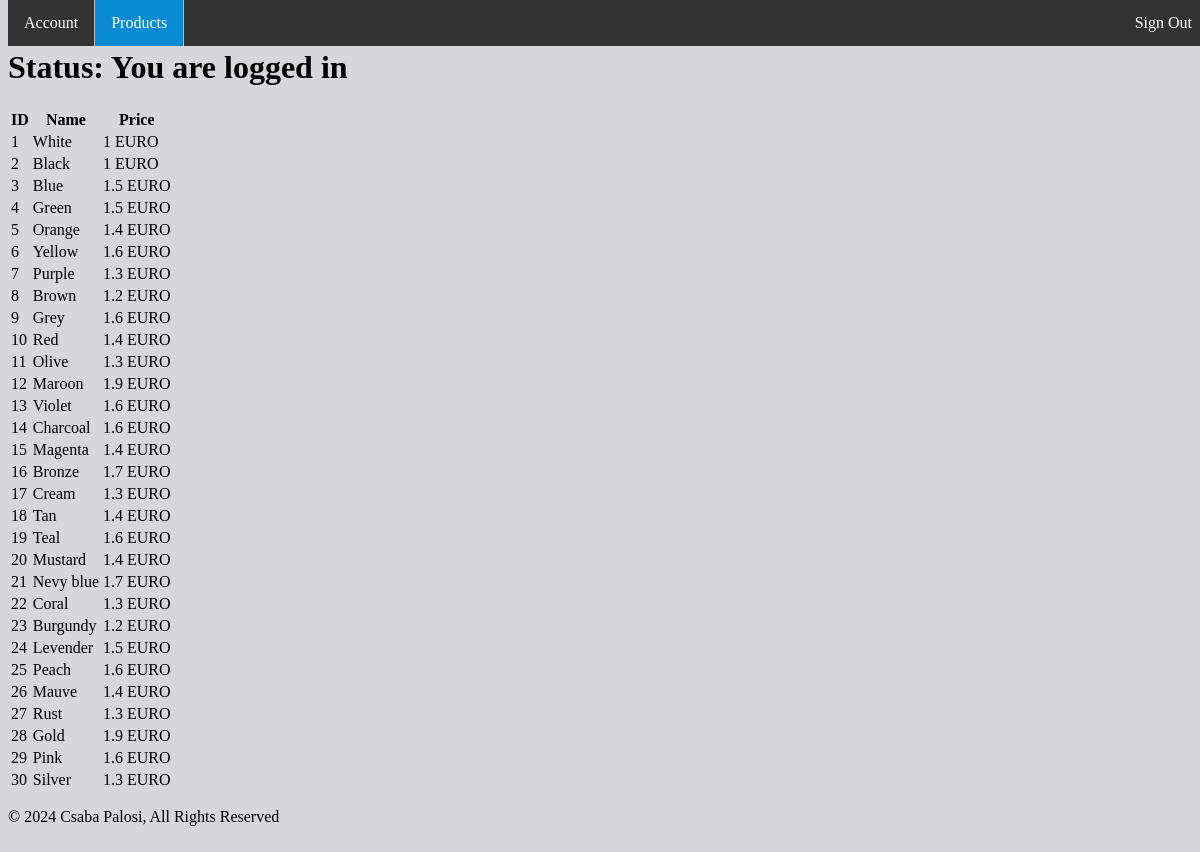
The page /products.php (signed in) on the database its author committed.
### tables this page shows
CREATE TABLE products (
    id INT(5) UNSIGNED AUTO_INCREMENT PRIMARY KEY,
    name VARCHAR(15) NOT NULL,
    euro VARCHAR(15) NOT NULL,
    date TIMESTAMP
);

### src/read_products.php (the view)
<?php
try {
    require_once '../src/DBconnect.php';
    $sql = "SELECT * FROM products";
    $statement = $connection->prepare($sql);
    $statement->execute();
    $result = $statement->fetchAll();
} catch (PDOException $error) {
    echo $sql . "<br>" . $error->getMessage();
}
?>
<?php
if ($result && $statement->rowCount() > 0) {
    ?>
    <h1>Status: You are logged in <?php echo $_SESSION['Username']; ?> </h1>
    <table>
        <thead>
        <tr>
            <th>ID</th>
            <th>Name</th>
            <th>Price</th>
        </tr>
        </thead>
        <tbody>
        <?php foreach ($result as $row) { ?>
            <tr>
                <td><?php echo $row["id"]; ?></td>
                <td><?php echo $row["name"]; ?></td>
                <td><?php echo $row["euro"]; ?> EURO</td>
            </tr>
        <?php } ?>
        </tbody>
    </table>
<?php } else { ?>
    > No results found for <?php echo $_SESSION['Username']; ?>.
<?php }
?>

### public/templates/header.php (shortened to what this page needs)
<!DOCTYPE html>
<html>
<head>
    <link rel="stylesheet" type="text/css" href="../css/stylesheet.css">
</head>

### public/products.php
<?php require_once '../public/templates/header.php'; ?>
<?php require_once '../src/read_products.php'; ?>
    <nav>
        <ul>
            <li><a href="account.php">Account</a></li>
            <li><a class="active" href="products.php">Products</a></li>
            <li style="float:right"><a href="signout.php">Sign Out</a></li>
        </ul>
    </nav>
<?php include "templates/footer.php"; ?>

### public/templates/footer.php
<footer>
    <p>&copy; 2024 Csaba Palosi, All Rights Reserved</p>
</footer>
</html>

### css/stylesheet.css (style rules this page uses)
nav ul { list-style-type: none; margin: 0; padding: 0; overflow: hidden; background-color: #333; position: fixed; top: 0; width: 100%; }
nav li { float: left; border-right: 1px solid #bbb; }
nav li:last-child { border-right: none; }
nav li a { display: block; color: white; text-align: center; padding: 14px 16px; text-decoration: none; }
nav .active { background-color: #088BD3; }

### rows shown on the page
products: id "1", name "White", euro "1"
products: id "2", name "Black", euro "1"
products: id "3", name "Blue", euro "1.5"
products: id "4", name "Green", euro "1.5"
products: id "5", name "Orange", euro "1.4"
products: id "6", name "Yellow", euro "1.6"
products: id "7", name "Purple", euro "1.3"
products: id "8", name "Brown", euro "1.2"
products: id "9", name "Grey", euro "1.6"
products: id "10", name "Red", euro "1.4"
products: id "11", name "Olive", euro "1.3"
products: id "12", name "Maroon", euro "1.9"
products: id "13", name "Violet", euro "1.6"
products: id "14", name "Charcoal", euro "1.6"
products: id "15", name "Magenta", euro "1.4"
products: id "16", name "Bronze", euro "1.7"
products: id "17", name "Cream", euro "1.3"
products: id "18", name "Tan", euro "1.4"
products: id "19", name "Teal", euro "1.6"
products: id "20", name "Mustard", euro "1.4"
products: id "21", name "Nevy blue", euro "1.7"
products: id "22", name "Coral", euro "1.3"
products: id "23", name "Burgundy", euro "1.2"
products: id "24", name "Levender", euro "1.5"
products: id "25", name "Peach", euro "1.6"
products: id "26", name "Mauve", euro "1.4"
products: id "27", name "Rust", euro "1.3"
products: id "28", name "Gold", euro "1.9"
products: id "29", name "Pink", euro "1.6"
products: id "30", name "Silver", euro "1.3"
